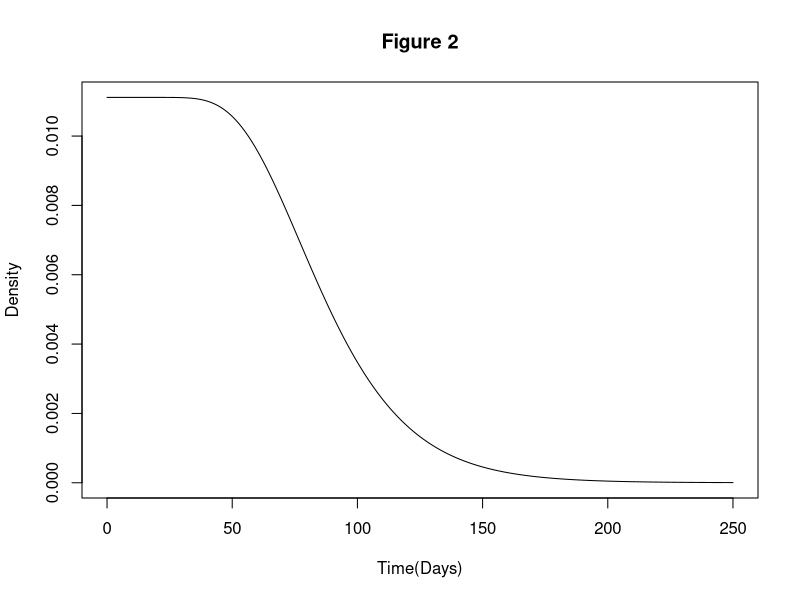

Write the R code that produced this figure.
library(tidyverse)
##----given info----------------------------------------------------------------

mu <- 4.447
sigma <- sqrt(0.105)

##----Mean IAD------------------------------------------------------------------

M <- exp(mu + sigma^2 / 2)

##----g(r)----------------------------------------------------------------------

g <- function(r) {
  F_r <- plnorm(r, meanlog = mu, sdlog = sigma)
  (1-F_r) / M
}

##----Curve---------------------------------------------------------------------

curve(g, from=0, to=250, n=800,
      xlab= "Time(Days)",
      ylab= "Density",
      main= "Figure 2")

##----End-----------------------------------------------------------------------